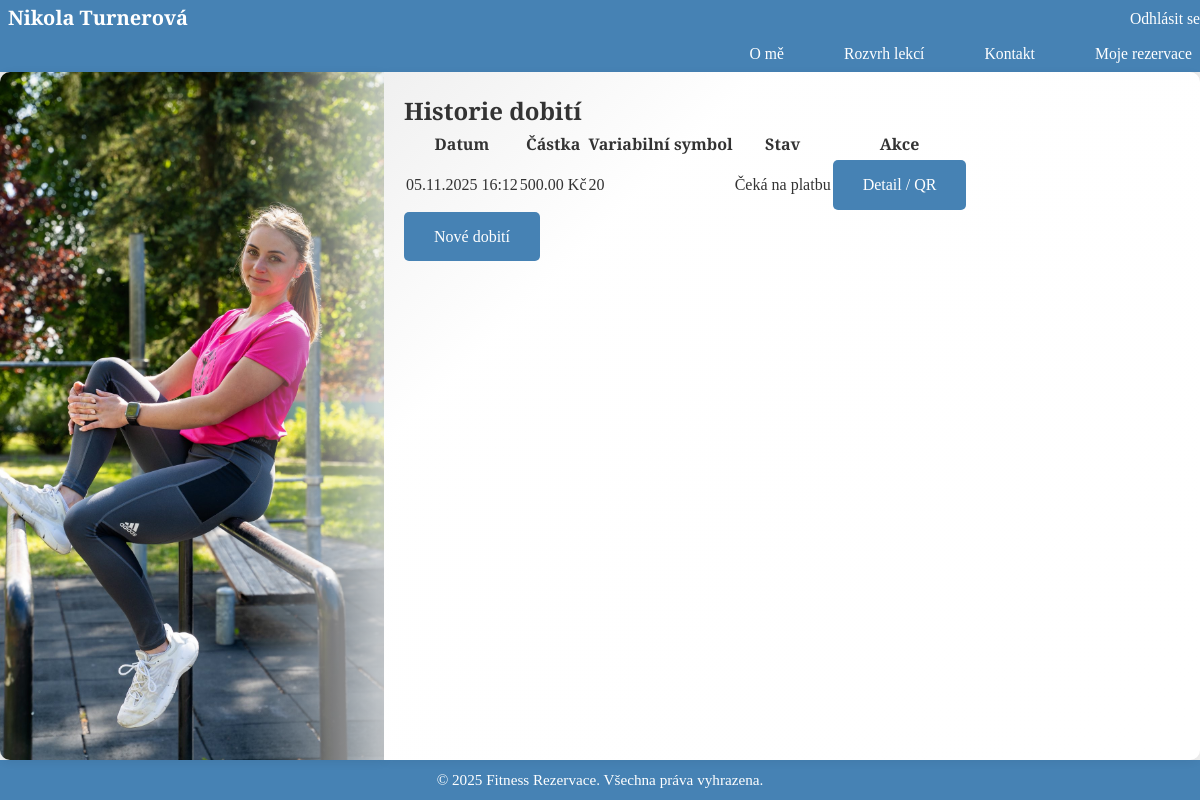
Before: /payments/topup/history/ (signed in) with the older database file.
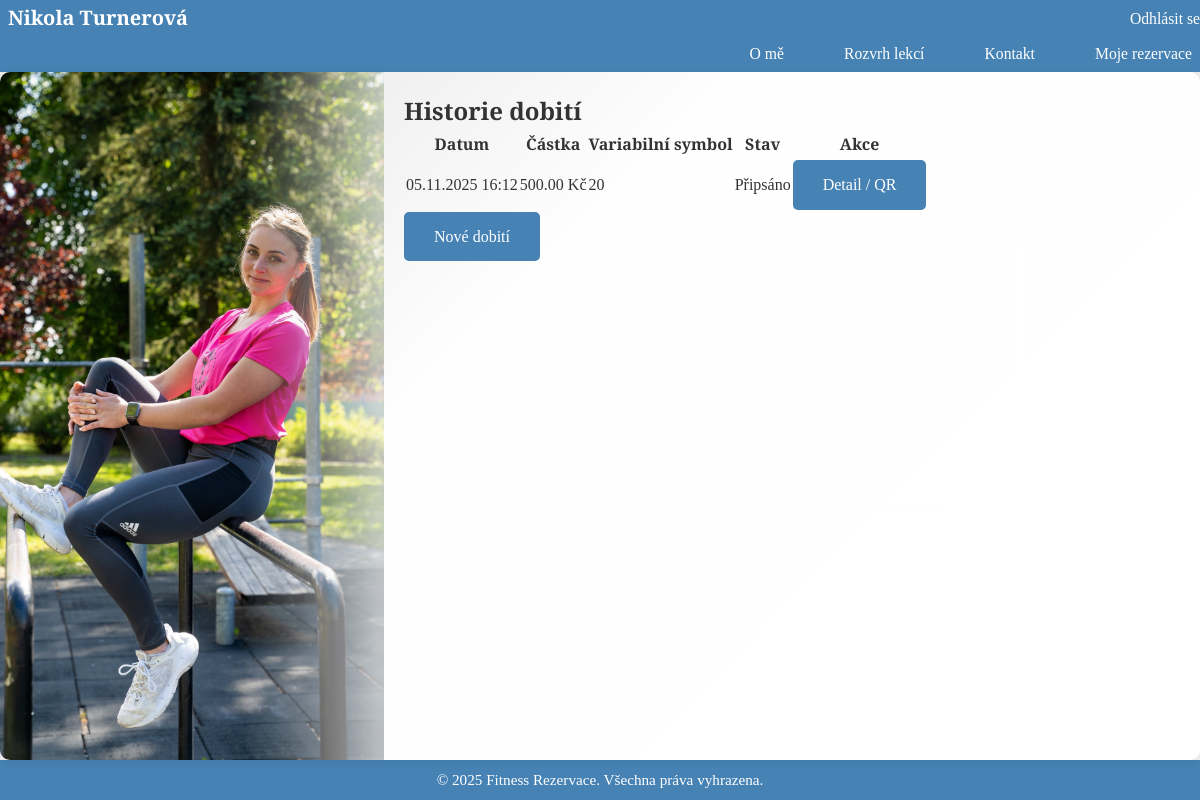
After: the same page with the newer database file.
### payments/models.py (models this page shows, shortened)
class TopUp(models.Model):
    STATUS_CHOICES = (
        ('pending', 'Čeká na platbu'),
        ('confirmed', 'Připsáno'),
        ('cancelled', 'Zrušeno'),
    )
    user = models.ForeignKey(
        settings.AUTH_USER_MODEL,
        on_delete=models.CASCADE,
        related_name='topups'
    )
    amount = models.DecimalField(max_digits=10, decimal_places=2)
    variable_symbol = models.CharField(max_length=20, help_text='Variabilní symbol, typicky ID klienta.')
    message = models.CharField(max_length=70, blank=True)
    status = models.CharField(max_length=10, choices=STATUS_CHOICES, default='pending', db_index=True)
    created_at = models.DateTimeField(auto_now_add=True, db_index=True)
    qr_code = models.ImageField(upload_to='qr_codes/', blank=True)
    credited_at = models.DateTimeField(null=True, blank=True, help_text='Kdy byly připsány kredity (po potvrzení).')
    class Meta:
        ordering = ['-created_at']

### payments/views.py (the view)
# urls.py: path('topup/history/', views.TopUpHistoryView.as_view(), name='topup_history'),
class TopUpHistoryView(LoginRequiredMixin, ListView):
	model = TopUp
	template_name = 'payments/topup_history.html'
	context_object_name = 'topups'
	def get_queryset(self):
		return TopUp.objects.filter(user=self.request.user).order_by('-created_at')

### accounts/models.py (called while the page is built)
    @property
    def is_instructor(self) -> bool:
        return self.user_type == 'instructor'

### templates/payments/topup_history.html
{% extends 'base.html' %}
{% block content %}
<div class="container">
  <h2>Historie dobití</h2>
  <div class="table-responsive">
    <table class="table table-striped">
      <thead>
        <tr>
          <th>Datum</th>
          <th>Částka</th>
          <th>Variabilní symbol</th>
          <th>Stav</th>
          <th>Akce</th>
        </tr>
      </thead>
      <tbody>
        {% for t in topups %}
          <tr>
            <td>{{ t.created_at|date:"d.m.Y H:i" }}</td>
            <td>{{ t.amount }} Kč</td>
            <td>{{ t.variable_symbol }}</td>
            <td>
              {% if t.status == 'pending' %}
                <span class="badge bg-warning">Čeká na platbu</span>
              {% elif t.status == 'confirmed' %}
                <span class="badge bg-success">Připsáno</span>
              {% else %}
                <span class="badge bg-danger">Zrušeno</span>
              {% endif %}
            </td>
            <td>
              <a href="{% url 'topup_detail' t.pk %}" class="btn btn-sm btn-primary">Detail / QR</a>
            </td>
          </tr>
        {% empty %}
          <tr>
            <td colspan="5" class="text-center">Žádná dobití k zobrazení</td>
          </tr>
        {% endfor %}
      </tbody>
    </table>
  </div>
  <a href="{% url 'topup_create' %}" class="btn btn-success">Nové dobití</a>
</div>
{% endblock %}

Changed rows visible on the page:
changed TopUp: status "Čeká na platbu" → "Připsáno"
